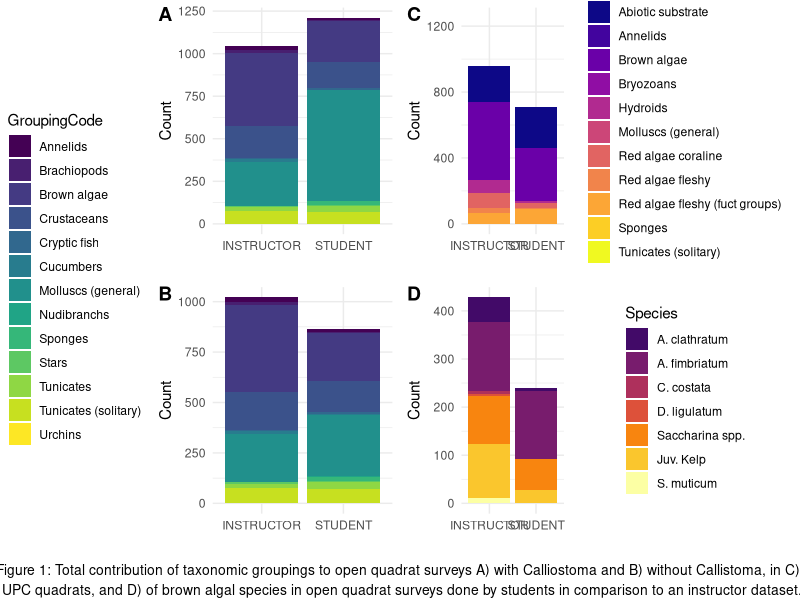
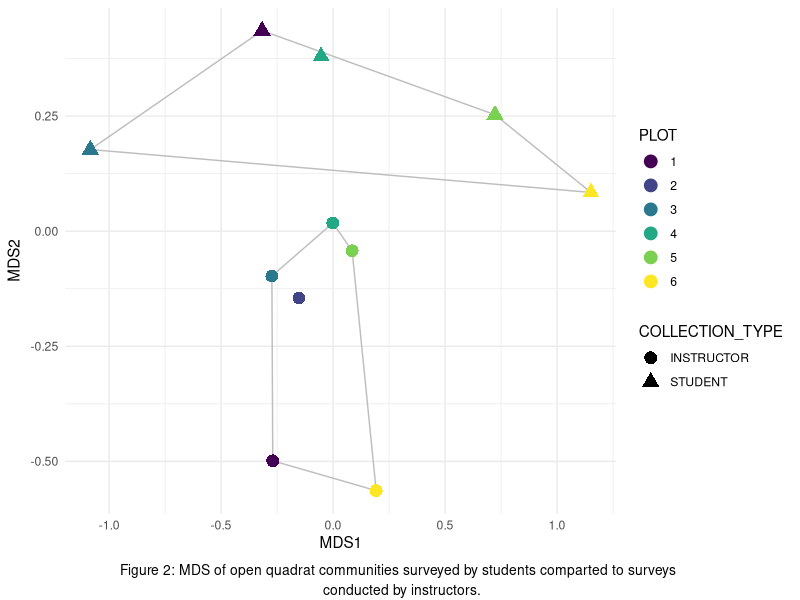
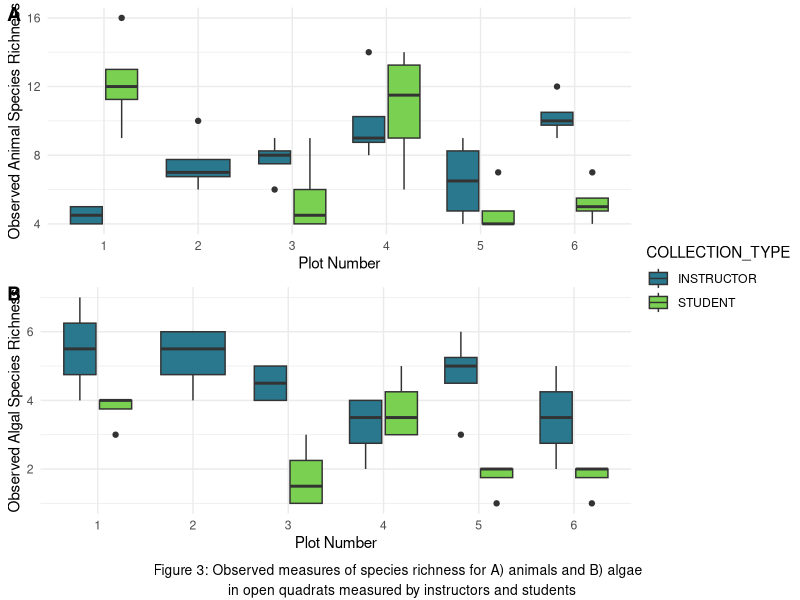
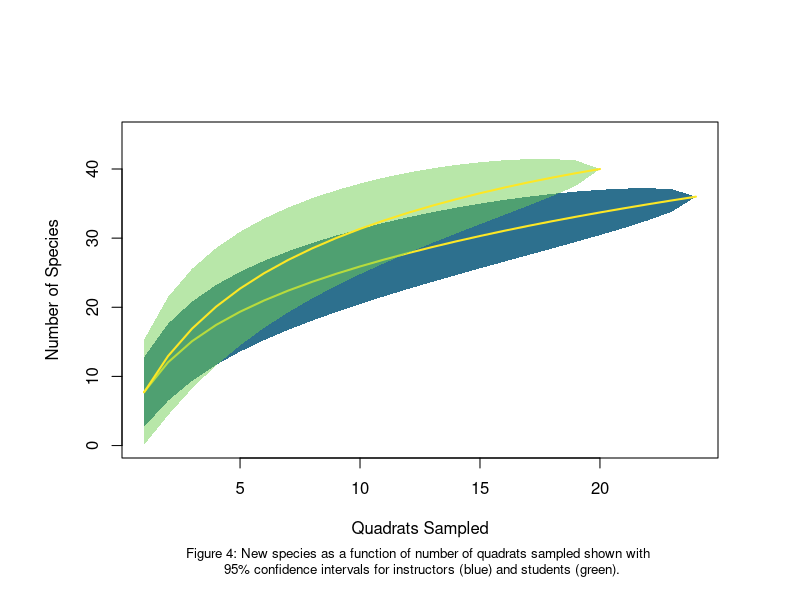
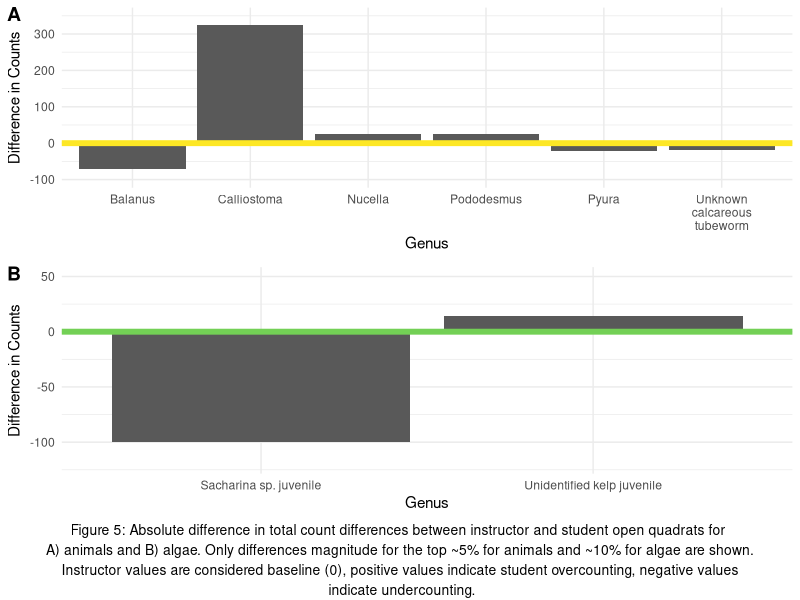
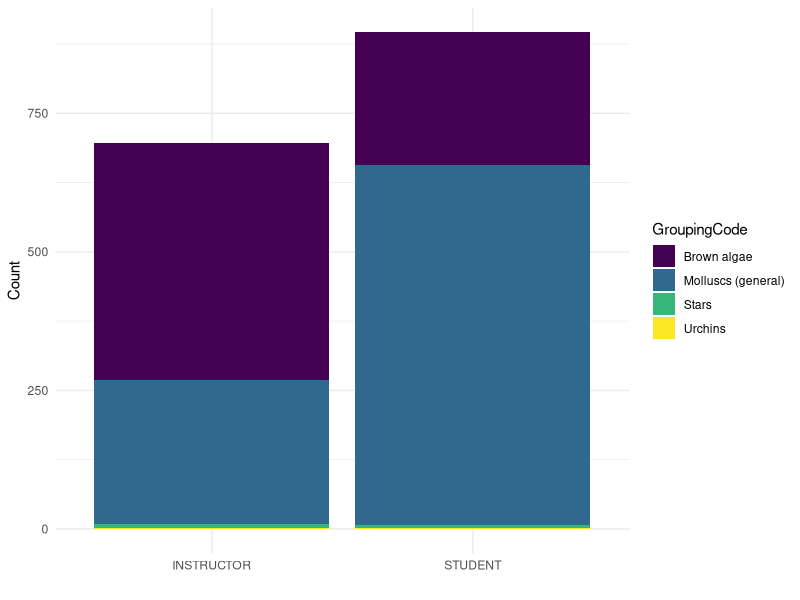

Write R code to recreate these figures, in order.
###################################################################################
#                                                                                ##
# Title of Script                                                                ##
# Data are current as of 2018-07-10                                              ##
# Data source: Marine Subtidal Ecology Course - Kelp Ecosystem Ecology Network - ##
# Friday Harbor Labs - University of Oregon                                      ##
# R code prepared by Ross Whippo                                                 ##
# Last updated 2018-07-10                                                        ##
#                                                                                ##
###################################################################################

# SUMMARY:

# Data analyses from the 2018 Subtidal Marine Ecology Course taught at Friday 
# Harbor Labs by Aaron Galloway, Alex Lowe, Pema Kitaeff, and Mo Turner. Data
# quantifies kelp and kelp-associated communitites at the South West corner of 
# Shaw Island, WA in June 2018. Data were collected according to the Kelp Ecosystem
# Ecology Network experimental protocol, but using 3 removal plots, 3 control plots
# and 4 quadrats of each kind (UPC, Open Quadrat) per plot. Definitive data was 
# collected by Galloway and Lowe. Redundant data was collected by students for 
# comparison. 

# Required Files (check that script is loading latest version):
# QUAD-Data.csv
# UPC_SUBS_CODES.csv
# WA_SP_CODES.csv

# Associated Scripts:
# None

# TO DO

###################################################################################
# TABLE OF CONTENTS                                                               #
#                                                                                 #
# RECENT CHANGES TO SCRIPT                                                        #
# LOAD PACKAGES                                                                   #
# READ IN AND PREPARE DATA                                                        #
# DATA MANIPULATION                                                               #
# GENERATE FIGURES                                                                #
#                                                                                 #
###################################################################################

###################################################################################
# RECENT CHANGES TO SCRIPT                                                        #
###################################################################################

# 2018-07-09 Script created by Ross Whippo

###################################################################################
# LOAD PACKAGES                                                                   #
###################################################################################

library(dplyr)
library(tidyr)
library(ggplot2)
library(viridis)
library(ggpubr)
library(vegan)
library(stringr)

###################################################################################
# READ IN AND PREPARE DATA                                                        #
###################################################################################

quaddata <- read.csv("QUAD_Data.csv")
codes <- read.csv("WA_SP_CODES.csv")
subs <- read.csv("UPC_SUBS_CODES.csv")

# create column designating 'INSTRUCTOR' vs 'student' data
quaddata <- quaddata %>%
  mutate(COLLECTION_TYPE = ifelse(OBSERVER == "Lowe" | OBSERVER == "Galloway", 
                                  "INSTRUCTOR", "STUDENT"))
quaddata$COLLECTION_TYPE <- as.factor(quaddata$COLLECTION_TYPE)

# create column of full species names
names(codes)[names(codes)=="SP_CODE"] <- "MO_SP_CODE"
quaddata <- left_join(quaddata, codes, by="MO_SP_CODE")

quaddata$GroupingCode <- as.character(quaddata$GroupingCode)
quaddata$GroupingCode[quaddata$GroupingCode == ""] <- "Abiotic substrate"
quaddata$GroupingCode[quaddata$GroupingCode == "Mollusks (general)"] <- "Molluscs (general)"
quaddata$GroupingCode <- as.factor(quaddata$GroupingCode)

# open quadrat data
QUADS <- quaddata %>%
  subset(DATA_TYPE == "QUAD")

# UPC quadrat data
UPC <- quaddata %>%
  subset(DATA_TYPE == "UPC")

###################################################################################
# DATA MANIPULATION                                                               #
###################################################################################

# summarize counts of organisms for quads by group
quad_count_groups <- QUADS %>%
  group_by(COLLECTION_TYPE, GroupingCode) %>%
  summarise(sum(COUNT))
names(quad_count_groups)[names(quad_count_groups)=="sum(COUNT)"] <- "TOT_COUNT"

# summarize counts of organisms for quads by group without CALI
nocali_QUADS <- QUADS %>%
  filter(!MO_SP_CODE == "CALI")

quad_count_nocali <- nocali_QUADS %>%
  group_by(COLLECTION_TYPE, GroupingCode) %>%
  summarise(sum(COUNT))
names(quad_count_nocali)[names(quad_count_nocali)=="sum(COUNT)"] <- "TOT_COUNT"

# summarize counts of organisms for quads by group for brown algae only
brown_QUADS <- QUADS %>%
  filter(GroupingCode == "Brown algae")
brown_QUADS$MO_SP_CODE <- as.factor(brown_QUADS$MO_SP_CODE)
# rename and regroup brown algae
levels(brown_QUADS$MO_SP_CODE)[levels(brown_QUADS$MO_SP_CODE)=="SAJU"] <- "Juv. Kelp"
levels(brown_QUADS$MO_SP_CODE)[levels(brown_QUADS$MO_SP_CODE)=="UKKJ"] <- "Juv. Kelp"
levels(brown_QUADS$MO_SP_CODE)[levels(brown_QUADS$MO_SP_CODE)=="SALANI"] <- "Saccharina spp."
levels(brown_QUADS$MO_SP_CODE)[levels(brown_QUADS$MO_SP_CODE)=="SALA"] <- "Saccharina spp."
levels(brown_QUADS$MO_SP_CODE)[levels(brown_QUADS$MO_SP_CODE)=="SACO"] <- "Saccharina spp."
levels(brown_QUADS$MO_SP_CODE)[levels(brown_QUADS$MO_SP_CODE)=="COCO"] <- "C. costata"
levels(brown_QUADS$MO_SP_CODE)[levels(brown_QUADS$MO_SP_CODE)=="AGFI"] <- "A. fimbriatum"
levels(brown_QUADS$MO_SP_CODE)[levels(brown_QUADS$MO_SP_CODE)=="AGCL"] <- "A. clathratum"
levels(brown_QUADS$MO_SP_CODE)[levels(brown_QUADS$MO_SP_CODE)=="DELI"] <- "D. ligulatum"
levels(brown_QUADS$MO_SP_CODE)[levels(brown_QUADS$MO_SP_CODE)=="SAMU"] <- "S. muticum"

quad_count_browns <- brown_QUADS %>%
  group_by(COLLECTION_TYPE, MO_SP_CODE) %>%
  summarise(sum(COUNT))
names(quad_count_browns)[names(quad_count_browns)=="sum(COUNT)"] <- "TOT_COUNT"
names(quad_count_browns)[names(quad_count_browns)=="MO_SP_CODE"] <- "Species"

# summarize counts of organisms and substrate for UPC by group
UPC_count_groups <- UPC %>%
  subset(DATA_TYPE == "UPC") %>%
  group_by(COLLECTION_TYPE, GroupingCode) %>%
  summarise(sum(COUNT)) 
names(UPC_count_groups)[names(UPC_count_groups)=="sum(COUNT)"] <- "TOT_COUNT"


# Create matrix for community composition analysis
quad_matrix <- QUADS %>%
  group_by(COLLECTION_TYPE, PLOT, MO_SP_CODE) %>%
  summarise(sum(COUNT))
names(quad_matrix)[names(quad_matrix)=="sum(COUNT)"] <- "TOT_COUNT"

KEEN_mat_quad_full <- quad_matrix %>%
  spread(MO_SP_CODE, TOT_COUNT, fill = 0)
KEEN_quad_mat_run <- KEEN_mat_quad_full[,c(3:61)]

# MDS of community
KEEN_quad_mds <- metaMDS(KEEN_quad_mat_run)
KEEN_quad_mds_points <- KEEN_quad_mds$points
KEEN_quad_mds_points <- data.frame(KEEN_quad_mds_points)
plot_data_mds <- data.frame(KEEN_quad_mds_points, KEEN_mat_quad_full[,1:2])
vec_quad <- envfit(KEEN_quad_mds$points, KEEN_quad_mat_run, perm = 1000)
vec_quad_df <- as.data.frame(vec_quad$vectors$arrows*sqrt(vec_quad$vectors$r))
vec_quad_df$species <- rownames(vec_quad_df)
library(plyr)
chulls_quad <- ddply(plot_data_mds, .(COLLECTION_TYPE), function(df) df[chull(df$MDS1, df$MDS2), ])
detach(package:plyr)
#plot_data_mds$PLOT <- as.factor(plot_data_mds$PLOT)

###################################################################################
# ANALYSES                                                                        #
###################################################################################

# All Richness
All_rich <- quaddata %>%
  select(PLOT, QUAD, DATA_TYPE, COUNT, COLLECTION_TYPE, MO_SP_CODE, GroupingCode) %>%
  group_by(PLOT, QUAD, DATA_TYPE, COLLECTION_TYPE, MO_SP_CODE, GroupingCode) %>%
  summarise(sum(COUNT))
names(All_rich)[names(All_rich)=="sum(COUNT)"] <- "TOT_COUNT"

# Extract Quadrats
All_quad <- All_rich %>%
  filter(DATA_TYPE == "QUAD")
# Extract Animals
algae <- c("Brown algae", "Green algae", "Red algae fleshy (fuct groups)
", "Red algae fleshy", "Red algae coraline")
Anim_quad <- All_quad %>%
  filter(!GroupingCode %in% algae)
# total redundant grouping codes
Anim_quad <- Anim_quad %>%
  ungroup() %>%
  select(-c(GroupingCode, DATA_TYPE)) %>%
  group_by(PLOT, QUAD, COLLECTION_TYPE, MO_SP_CODE, TOT_COUNT) %>%
  summarise(sum(TOT_COUNT))
names(Anim_quad)[names(Anim_quad)=="sum(TOT_COUNT)"] <- "NEW_COUNT"
Anim_quad <- Anim_quad %>%
  select(-TOT_COUNT)

# spread quad animals
Anim_spread_quad <- Anim_quad %>%
  group_by(COLLECTION_TYPE) %>%
  spread(MO_SP_CODE, NEW_COUNT, fill = 0)

Anim_pool_quad <- Anim_spread_quad[,4:53]
Anim_quad_plots <-Anim_spread_quad[,c(1:3)]
Anim_quad_plots <-Anim_quad_plots %>%
  unite_("PLOTQUAD_TYPE", c("PLOT", "QUAD", "COLLECTION_TYPE"), sep = "_", remove = FALSE)
attach(Anim_quad_plots)
Anim_quad_rich <- Anim_pool_quad %>%
  specpool(PLOTQUAD_TYPE)
Anim_quad_rich <- Anim_quad_rich %>%
  bind_cols(Anim_quad_plots)
Anim_quad_rich$PLOT <- as.factor(Anim_quad_rich$PLOT)


# extract quad algae
Algae_quad <- All_quad %>%
  filter(GroupingCode %in% algae)

# spread quad animals
Algae_spread_quad <- Algae_quad %>%
  group_by(COLLECTION_TYPE) %>%
  spread(MO_SP_CODE, TOT_COUNT, fill = 0)

Algae_pool_quad <- Algae_spread_quad[,6:14]
Algae_quad_plots <-Algae_spread_quad[,c(1:2,4)]
Algae_quad_plots <-Algae_quad_plots %>%
  unite_("PLOTQUAD_TYPE", c("PLOT", "QUAD", "COLLECTION_TYPE"), sep = "_", remove = FALSE)
attach(Algae_quad_plots)
Algae_quad_rich <- Algae_pool_quad %>%
  specpool(PLOTQUAD_TYPE)
Algae_quad_rich <- Algae_quad_rich %>%
  bind_cols(Algae_quad_plots)
Algae_quad_rich$PLOT <- as.factor(Algae_quad_rich$PLOT)



# SPECIES ACCUMULATION

# Instructors
Anim_quad_instructors <- Anim_spread_quad %>%
  filter(COLLECTION_TYPE == "INSTRUCTOR")
Anim_quad_inst_pool <- Anim_quad_instructors[,4:53]
inst_accum <- specaccum(Anim_quad_inst_pool)

# Students
Anim_quad_students <- Anim_spread_quad %>%
  filter(COLLECTION_TYPE == "STUDENT")
Anim_quad_stud_pool <- Anim_quad_students[,4:53]
stud_accum <- specaccum(Anim_quad_stud_pool)



# UNDER/OVER ESTIMATION
# Use All_quad for as starting point, use Anim_quad for animal quadrats and 
# Algae_quad for algae quadrats

All_UPC <- All_rich %>%
  filter(DATA_TYPE == "UPC")
# Extract Algae
Algae_UPC <- All_UPC %>%
  filter(GroupingCode %in% algae)

# Extract Substrate
Subs_UPC <- All_UPC %>%
  filter(GroupingCode == "Abiotic substrate")


# sum animal quads
Anim_sums <- Anim_quad %>%
  group_by(MO_SP_CODE, COLLECTION_TYPE) %>%
  summarise(sum(NEW_COUNT))
names(Anim_sums)[names(Anim_sums) == "sum(NEW_COUNT)"] <- "NEW_COUNT"

# Spread out animal quads
Anim_spread_overcount <- Anim_sums %>%
  spread(COLLECTION_TYPE, NEW_COUNT, fill = 0)
# Add column of differences
Anim_spread_overcount$diff <- Anim_spread_overcount$STUDENT - Anim_spread_overcount$INSTRUCTOR
# identify percentiles
quantile(Anim_spread_overcount$diff, prob = seq(0, 1, length = length(Anim_spread_overcount$diff)), type = 5)
# top 5% = <24, bottom 5% = >-19

Anim_quad_topbot <- Anim_spread_overcount %>%
  filter(diff > 23 | diff < -18)
Anim_quad_topbot <- left_join(Anim_quad_topbot, codes, by="MO_SP_CODE")


# sum algae quads
Algae_sums <- Algae_quad %>%
  group_by(MO_SP_CODE, COLLECTION_TYPE) %>%
  summarise(sum(TOT_COUNT))
names(Algae_sums)[names(Algae_sums) == "sum(TOT_COUNT)"] <- "NEW_COUNT"

# Spread out algae quads
Algae_spread_overcount <- Algae_sums %>%
  spread(COLLECTION_TYPE, NEW_COUNT, fill = 0)
# Add column of differences
Algae_spread_overcount$diff <- Algae_spread_overcount$STUDENT - Algae_spread_overcount$INSTRUCTOR
# identify percentiles
quantile(Algae_spread_overcount$diff, prob = seq(0, 1, length = length(Algae_spread_overcount$diff)), type = 5)
# top 12.5% = <5, bottom 12.5% = >-65

Algae_quad_topbot <- Algae_spread_overcount %>%
  filter(diff > 6 | diff < -66)
Algae_quad_topbot <- left_join(Algae_quad_topbot, codes, by="MO_SP_CODE")





###################################################################################
# GENERATE FIGURES                                                                #
###################################################################################

############### FIGURE 1
# Total contribtion of Group Codes for Quadrats and UPC by Students and
# Instructors

# Figure of counts of observed groups by collection type for open quads
COUNT_GROUPS_TYPE_QUAD <- ggplot(quad_count_groups, aes(x = COLLECTION_TYPE, y = TOT_COUNT)) + geom_bar(stat = "identity", aes(fill = GroupingCode)) + 
  theme_minimal() + 
  scale_fill_viridis(discrete=TRUE) +
  labs(x="", y="Count") 
#COUNT_GROUPS_TYPE_QUAD

# Figure of counts of observed groups by collection type for open quads NO CALI
COUNT_GROUPS_TYPE_NOCALI <- ggplot(quad_count_nocali, aes(x = COLLECTION_TYPE, y = TOT_COUNT)) + geom_bar(stat = "identity", aes(fill = GroupingCode)) + 
  theme_minimal() + 
  scale_fill_viridis(discrete=TRUE) +
  labs(x="", y="Count") 
#COUNT_GROUPS_TYPE_NOCALI

# Figure of counts of observed of groups by collection type for UPC
COUNT_GROUPS_TYPE_UPC <- ggplot(UPC_count_groups, aes(x = COLLECTION_TYPE, y = TOT_COUNT)) + geom_bar(stat = "identity", aes(fill = GroupingCode)) + 
  theme_minimal() + 
  scale_fill_viridis(discrete=TRUE, option = "plasma") +
  labs(x="", y="Count") +
  ylim(0, 1250)
#COUNT_GROUPS_TYPE_UPC

# Figure of counts of observed groups by collection type for open quads browns only
COUNT_GROUPS_TYPE_BROWNS <- ggplot(quad_count_browns, aes(x = COLLECTION_TYPE, y = TOT_COUNT)) + geom_bar(stat = "identity", aes(fill = Species)) + 
  theme_minimal() + 
  scale_fill_viridis(discrete=TRUE, option = 3, begin = 0.2) +
  labs(x="", y="Count") 
#COUNT_GROUPS_TYPE_NOCALI


Figure1 <- ggarrange(ggarrange(COUNT_GROUPS_TYPE_QUAD, COUNT_GROUPS_TYPE_NOCALI,
                               labels = c("A", "B"),
                               ncol = 1, nrow = 2,
                               common.legend = TRUE,
                               legend = "left"), ggarrange(COUNT_GROUPS_TYPE_UPC, COUNT_GROUPS_TYPE_BROWNS,
                     labels = c("C", "D"),
                     ncol = 1, nrow = 2,
                     common.legend = FALSE, 
                     legend = "right",
                     align = "v"), 
                     ncol = 2, nrow = 1)
annotate_figure(Figure1, bottom = text_grob("Figure 1: Total contribution of taxonomic groupings to open quadrat surveys A) with Calliostoma and B) without Callistoma, in C) \n UPC quadrats, and D) of brown algal species in open quadrat surveys done by students in comparison to an instructor dataset.", size = 10))

# best size 1000x800


#### Figure 1.1 for WSN - removed rare spp, added genus names, incresed resolution

# remove spp counts less than 10

UPC_major_groups <- UPC_count_groups %>%
  subset(TOT_COUNT > 9)

# Figure of counts of observed of groups by collection type for UPC
COUNT_GROUPS_MAJOR_UPC <- ggplot(UPC_major_groups, aes(x = COLLECTION_TYPE, y = TOT_COUNT)) + geom_bar(stat = "identity", aes(fill = GroupingCode)) + 
  theme_minimal() + 
  scale_fill_viridis(discrete=TRUE, option = "plasma") +
  labs(x="", y="Count") +
  theme(text = element_text(size=20)) +
  ylim(0, 1250)
#COUNT_GROUPS_TYPE_UPC

# ADD GENUS NAMES
quad_genus_browns <- quad_count_browns

# rename factors
levels(quad_genus_browns)[levels(quad_genus_browns)=="A. clathratum"] <- "Agarum clathratum"
levels(quad_genus_browns)[levels(quad_genus_browns)=="A. fimbriatum"] <- "Agarum fimbriatum"
levels(quad_genus_browns)[levels(quad_genus_browns)=="C. costata"] <- "Costaria costata"



# Figure of counts of observed groups by collection type for open quads browns only
COUNT_GROUPS_TYPE_BROWNS <- ggplot(quad_count_browns, aes(x = COLLECTION_TYPE, y = TOT_COUNT)) + geom_bar(stat = "identity", aes(fill = Species)) + 
  theme_minimal() + 
  scale_fill_viridis(discrete=TRUE, option = 3, begin = 0.2) +
  labs(x="", y="Count") 
#COUNT_GROUPS_TYPE_NOCALI


Figure1.1 <- ggarrange(ggarrange(COUNT_GROUPS_TYPE_QUAD, COUNT_GROUPS_TYPE_NOCALI,
                               labels = c("A", "B"),
                               ncol = 1, nrow = 2,
                               common.legend = TRUE,
                               legend = "left"), ggarrange(COUNT_GROUPS_TYPE_UPC, COUNT_GROUPS_TYPE_BROWNS,
                                                           labels = c("C", "D"),
                                                           ncol = 1, nrow = 2,
                                                           common.legend = FALSE, 
                                                           legend = "right",
                                                           align = "v"), 
                     ncol = 2, nrow = 1)


############### FIGURE 2
# Visualization of community composition by Students and Instructors from open
# quadrats

# MDS
QUAD_MDS <- ggplot(plot_data_mds, aes(x=MDS1, y=MDS2, pch = COLLECTION_TYPE, color = factor(PLOT))) + 
  labs(color = "PLOT") +
  theme_minimal() +
  geom_polygon(data=chulls_quad, aes(x=MDS1, y=MDS2, group=COLLECTION_TYPE), fill=NA, color = "grey") +
  geom_point(size = 4) +
  scale_color_viridis_d()

Figure2 <- ggarrange(QUAD_MDS, 
                     ncol = 1, nrow = 1,
                     common.legend = FALSE, 
                     legend = "right")
annotate_figure(Figure2, bottom = text_grob("Figure 2: MDS of open quadrat communities surveyed by students comparted to surveys \n conducted by instructors.", size = 10))

# best size 700x500

############### FIGURE 3
# Richness of animals and algae
# animal quadrats

QUAD_RICH_ANIM <- ggplot(Anim_quad_rich, aes(x = PLOT, y = Species, fill=COLLECTION_TYPE)) +
  geom_boxplot() +
  theme_minimal() +
  scale_fill_viridis_d(begin = 0.4, end = 0.8) +
  ylab("Observed Animal Species Richness") +
  xlab("Plot Number") 

# algal quadrats
QUAD_RICH_ALGAE <- ggplot(Algae_quad_rich, aes(x = PLOT, y = Species, fill=COLLECTION_TYPE)) +
  geom_boxplot() +
  theme_minimal() +
  scale_fill_viridis_d(begin = 0.4, end = 0.8) +
  ylab("Observed Algal Species Richness") +
  xlab("Plot Number") 

# overall instructor vs. student richness summary of algae
OVERALL_RICH_ALGAE <- ggplot(Algae_quad_rich, aes(x = COLLECTION_TYPE, y= Species, fill = COLLECTION_TYPE)) +
  geom_boxplot() +
  theme_minimal() +
  scale_fill_viridis_d(begin = 0.4, end = 0.8) +
  xlab("Collectors") +
  ylab("")

Figure3 <- ggarrange(QUAD_RICH_ANIM, QUAD_RICH_ALGAE, 
                     ncol = 1, nrow = 2,
                     labels = c("A", "B"),
                     common.legend = TRUE, 
                     legend = "right")
annotate_figure(Figure3, bottom = text_grob("Figure 3: Observed measures of species richness for A) animals and B) algae \n in open quadrats measured by instructors and students", size = 10))

# best size: 500x700

# Figure 3.1 for algae only and overall trends
Figure3.1 <-ggarrange(QUAD_RICH_ALGAE, OVERALL_RICH_ALGAE,
                      ncol = 2, nrow = 1,
                      common.legend = TRUE,
                      legend = "right",
                      widths = c(2,1))

############### FIGURE 4
# Species accumulation curves for animals in open quads
# animal quadrats

# function to create alpha channel in plot() function
col2alpha <- function(col, alpha) {
  col_rgb <- col2rgb(col)/255
  rgb(col_rgb[1], col_rgb[2], col_rgb[3], alpha = alpha)
}

par(oma = c(2,2,2,2))
plot(inst_accum, ci.type="poly", col="#FDE725FF", lwd=2, ci.lty=0, ci.col=col2alpha("#2D708EFF", "1"), ylim = c(0,45), xlab = "Quadrats Sampled", ylab = "Number of Species")
plot(stud_accum, ci.type="poly", col="#FDE725FF", lwd=2, ci.lty=0, ci.col=col2alpha("#73D055FF", "0.5"), add = TRUE) +
  mtext("Figure 4: New species as a function of number of quadrats sampled shown with \n 95% confidence intervals for instructors (blue) and students (green).", side = 1, line = 5, cex = 0.8)



# best size: 550x550

############### FIGURE 5
# Over and underestimation of groups comparing student to instructor data
# animal quadrats

Anim_quad_topbot_fig <- ggplot(Anim_quad_topbot, aes(x = Genus, y = diff)) +
  geom_bar(stat = "identity") +
  theme_minimal() +
  ylim(-100, 350) +
  ylab("Difference in Counts") +
  scale_x_discrete(labels = function(x) str_wrap(x, width = 10)) +
  geom_hline(yintercept = 0, color = "#FDE725FF", size = 2)

Algae_quad_topbot_fig <- ggplot(Algae_quad_topbot, aes(x = Genus, y = diff)) +
  geom_bar(stat = "identity") +
  theme_minimal() +
  ylim(-120, 50) +
  ylab("Difference in Counts") +
  geom_hline(yintercept = 0, color = "#73D055FF", size = 2)

Figure5 <- ggarrange(Anim_quad_topbot_fig, Algae_quad_topbot_fig, 
                     ncol = 1, nrow = 2,
                     labels = c("A", "B"))
annotate_figure(Figure5, bottom = text_grob("Figure 5: Absolute difference in total count differences between instructor and student open quadrats for \n A) animals and B) algae. Only differences magnitude for the top ~5% for animals and ~10% for algae are shown. \n Instructor values are considered baseline (0), positive values indicate student overcounting, negative values \n indicate undercounting.", size = 10))

# best size: 660x800




#####
#<<<<<<<<<<<<<<<<<<<<<<<<<<END OF SCRIPT>>>>>>>>>>>>>>>>>>>>>>>>#

### SCRATCH PAD

# DRILL IN ON BROWN ALGAE

smallspp <- c("Molluscs (general)", "Urchins", "Brown algae", "Stars")

subset_stack_data <- quad_count_groups %>%
  filter(GroupingCode %in% smallspp)

# Figure of counts of observed groups by collection type for open quads
ggplot(subset_stack_data, aes(x = COLLECTION_TYPE, y = TOT_COUNT)) + geom_bar(stat = "identity", aes(fill = GroupingCode)) + 
  theme_minimal() + 
  scale_fill_viridis(discrete=TRUE) +
  labs(x="", y="Count") 
#COUNT_GROUPS_TYPE_QUAD


# NO CALLIOSTOMA

# summarize counts of organisms for quads by group
nocali_QUADS <- QUADS %>%
  filter(!MO_SP_CODE == "CALI")

quad_count_groups <- nocali_QUADS %>%
  group_by(COLLECTION_TYPE, GroupingCode) %>%
  summarise(sum(COUNT))
names(quad_count_groups)[names(quad_count_groups)=="sum(COUNT)"] <- "TOT_COUNT"
